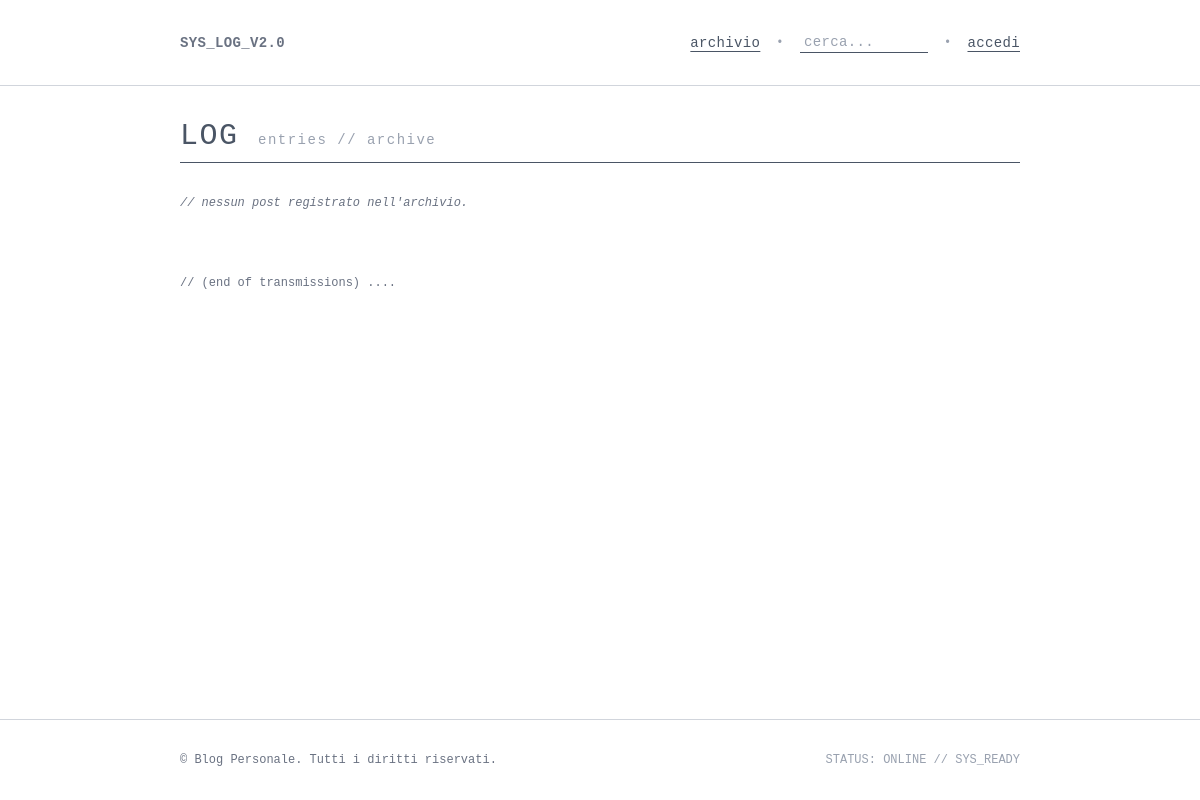
/, run on an earlier commit of the app's database.
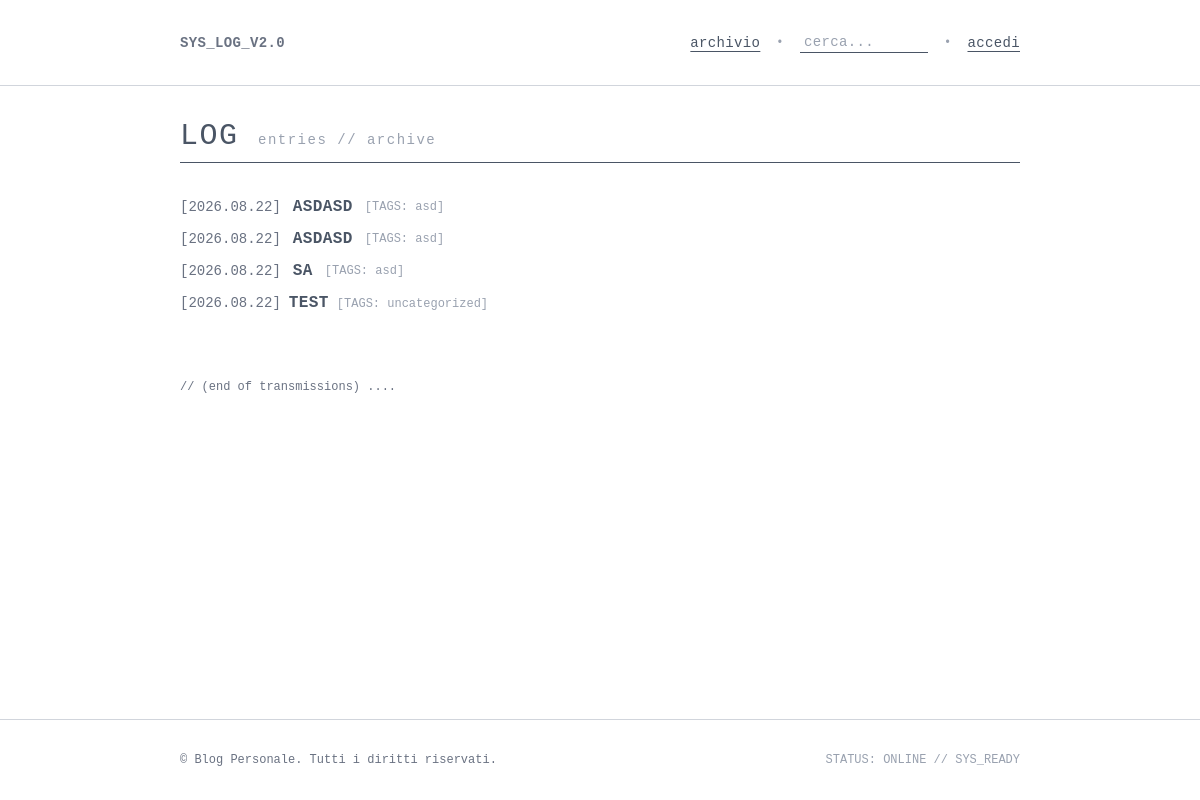
And on a later commit of the database.
### blog_app/models.py (models this page shows, shortened)
class Post(models.Model):
    title = models.CharField(max_length=200)
    text = models.TextField()
    date = models.DateTimeField(auto_now_add=True)
    category = models.ForeignKey(
        Category,
        on_delete=models.SET_NULL,
        null=True,
        blank=True,
        related_name='posts'
    )
    likes = models.ManyToManyField(User, related_name='liked_posts', blank=True)
    class Meta:
        verbose_name_plural = 'posts'

class Category(models.Model):
    name = models.CharField(max_length=100, unique=True)
    class Meta:
        verbose_name_plural = 'categories'

### blog_app/views.py (the view)
# urls.py: path('', views.posts, name='index'),
def posts(request):
    categories = Category.objects.all()
    unsorted_posts = Post.objects.filter(category=None)
    context = {
        'categories': categories,
        'unsorted_posts': unsorted_posts,
    }
    return render(request, 'blog_app/posts.html', context)

### blog_app/templates/blog_app/posts.html (shortened to what this page needs)
{% extends 'blog_app/base.html' %}
{% block content %}
<div class="flex justify-between items-baseline border-b border-gray-600 pb-2 mb-8">
  <h1 class="text-3xl font-mono uppercase tracking-wider text-gray-600">
    LOG <span class="text-sm font-normal lowercase text-gray-400">entries // archive</span>
  </h1>
</div>
<div class="space-y-2 font-mono text-sm">
  {% for category in categories %}
    {% for post in category.posts.all %}
      <div class="flex flex-wrap items-center gap-3">
        <span class="text-gray-500 font-mono">[{{ post.created_at|date:"Y.m.d"|default:"2026.08.22" }}]</span>
        <a href="{% url 'blog_app:post' post.id %}" class="font-mono font-bold text-gray-600 hover:underline uppercase tracking-wide text-base">
          {{ post.title }}
        </a>
        <span class="text-xs text-gray-400 font-mono">[TAGS: {{ category.name|lower }}]</span>
      </div>
    {% endfor %}
  {% endfor %}
  {% for post in unsorted_posts %}
    <div class="flex flex-wrap items-baseline gap-x-2">
      <span class="text-gray-500 font-mono">[{{ post.created_at|date:"Y.m.d"|default:"2026.08.22" }}]</span>
      <a href="{% url 'blog_app:post' post.id %}" class="font-mono font-bold text-gray-600 hover:underline uppercase tracking-wide text-base">
        {{ post.title }}
      </a>
      <span class="text-xs text-gray-400 font-mono">[TAGS: uncategorized]</span>
    </div>
  {% empty %}
    {% if not categories %}
      <p class="text-xs text-gray-500 italic">// nessun post registrato nell'archivio.</p>
    {% endif %}
  {% endfor %}
</div>
<div class="mt-16 text-xs font-mono text-gray-500">
  // (end of transmissions) ....
</div>
{% endblock content %}

### blog_app/templates/blog_app/base.html (shortened to what this page needs)
{% load static %}
<!DOCTYPE html>
<html lang="it">
<head>
    <link rel="stylesheet" href="{% static 'css/output.css' %}">
</head>
<body class="font-mono bg-white text-gray-800 antialiased min-h-screen flex flex-col">
  <header class="w-full py-8 bg-transparent border-b border-gray-300">
    <div class="w-[70%] min-w-[320px] mx-auto">
      <nav class="flex flex-wrap items-center justify-between text-xs sm:text-sm tracking-wide gap-4">
        <div class="text-gray-500 font-bold uppercase">
          SYS_LOG_v2.0
        </div>
        <div class="flex items-center space-x-3 sm:space-x-4">
          <a href="{% url 'blog_app:posts' %}" class="underline underline-offset-4 text-gray-600 hover:text-black">
            archivio
          </a>
          <span class="text-xs text-gray-400 select-none">•</span>
          <form action="{% url 'blog_app:search' %}" method="get" class="inline-flex items-center">
            <input
              type="text"
              name="q"
              value="{{ request.GET.q }}"
              placeholder="cerca..."
              class="bg-transparent border-b border-gray-600 text-gray-700 placeholder-gray-400 text-xs sm:text-sm font-mono focus:outline-none w-24 sm:w-32 focus:w-44 transition-all duration-200 px-1"
              required
            >
          </form>
          <span class="text-xs text-gray-400 select-none">•</span>
          {% if user.is_authenticated %}
            <form action="{% url 'accounts:logout' %}" method="post" class="inline">
              {% csrf_token %}
              <button type="submit" class="underline underline-offset-4 text-gray-600 hover:text-black cursor-pointer">
                esci [{{ user.username }}]
              </button>
            </form>
          {% else %}
            <a href="{% url 'accounts:login' %}" class="underline underline-offset-4 text-gray-600 hover:text-black">
              accedi
            </a>
          {% endif %}
        </div>
      </nav>
    </div>
  </header>
  <main class="flex-grow w-[70%] min-w-[320px] mx-auto py-8">
    {% block content %}{% endblock content %}
  </main>
  <footer class="w-full border-t border-gray-300 mt-12">
    <div class="w-[70%] min-w-[320px] mx-auto py-8 text-xs text-gray-500 font-mono flex flex-wrap justify-between items-center gap-2">
      <div>
        &copy; Blog Personale. Tutti i diritti riservati.
      </div>
      <div class="text-gray-400">
        STATUS: ONLINE // SYS_READY
      </div>
    </div>
  </footer>
</body>
</html>

What changed in the data, as far as the page shows it:
added Category: name "asd"
added Post: created_at "2026.08.22", title "ASDASD"
added Post: created_at "2026.08.22", title "ASDASD"
added Post: created_at "2026.08.22", title "SA"
added Post: created_at "2026.08.22", title "TEST"
Also different on the page:
text no longer shown: "// nessun post registrato nell'archivio."
